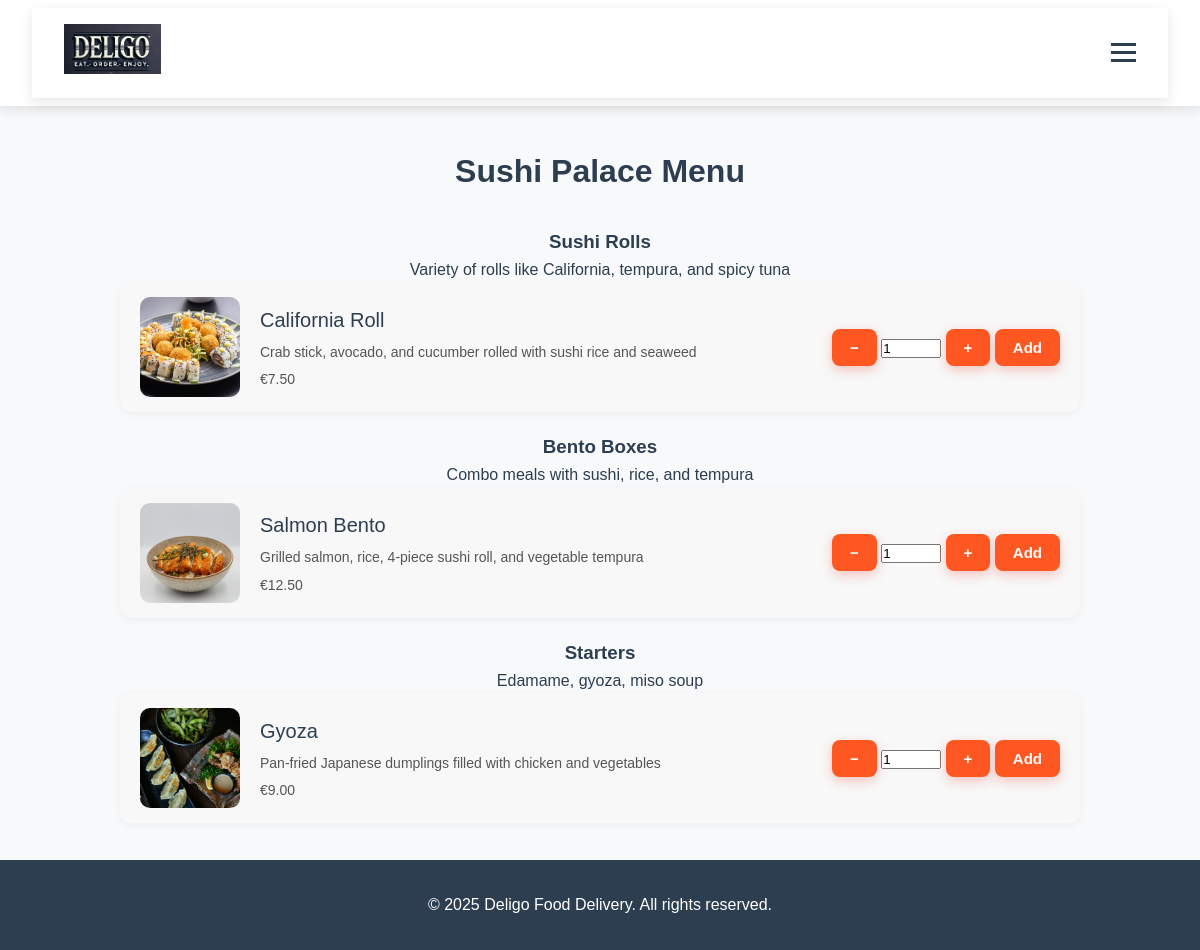
The app's page /restaurants/2/ with its own data.
### food_delivery/models.py (models this page shows, shortened)
class Restaurant(models.Model):
    name = models.CharField(max_length=100)
    description = models.TextField()
    address = models.TextField()
    contact_number = models.CharField(max_length=15)
    opening_hours = models.CharField(max_length=100)
    image = models.ImageField(upload_to='restaurants/')  # Upload path for restaurant images
    manager = models.OneToOneField(  # Each restaurant has one manager
        User,
        on_delete=models.CASCADE,
        related_name='managed_restaurant'
    )

class MenuCategory(models.Model):
    restaurant = models.ForeignKey(Restaurant, on_delete=models.CASCADE, related_name='categories')  # Related to one restaurant
    name = models.CharField(max_length=50)
    description = models.TextField(blank=True)
    order = models.PositiveIntegerField(default=0)  # For ordering categories
    class Meta:
        ordering = ['order']  # Default ordering of categories
        verbose_name_plural = "Menu Categories"  # Admin display name

class MenuItem(models.Model):
    category = models.ForeignKey(MenuCategory, on_delete=models.CASCADE, related_name='items')  # Belongs to one category
    name = models.CharField(max_length=100)
    description = models.TextField(blank=True)
    price = models.DecimalField(max_digits=6, decimal_places=2, validators=[MinValueValidator(0)])  # Price must be >= 0
    image = models.ImageField(upload_to='menu_items/')  # Upload path for item images
    is_available = models.BooleanField(default=True)  # Toggle for availability
    preparation_time = models.PositiveIntegerField(help_text="Preparation time in minutes", default=15)

### food_delivery/views.py (the view)
# urls.py: path('restaurants/<int:pk>/', views.restaurant_detail, name='restaurant_detail'),  # Restaurant detail and menu
def restaurant_detail(request, pk):
    restaurant = get_object_or_404(Restaurant, pk=pk)
    categories = restaurant.categories.prefetch_related('items')
    return render(request, 'food_delivery/restaurant_detail.html', {
        'restaurant': restaurant,
        'categories': categories,
        'cart_count': get_cart_count(request.user)
    })

### food_delivery/views.py (called while the page is built)
def get_cart_count(user):
    if user.is_authenticated:
        cart = Order.objects.filter(customer=user, status=Order.Status.PENDING).first()
        if cart:
            return sum(item.quantity for item in cart.items.all())
    return 0

### templates/food_delivery/restaurant_detail.html (shortened to what this page needs)
{% extends 'food_delivery/base.html' %}
{% load static %}
{% block extra_css %}
<link rel="stylesheet" href="{% static 'food_delivery/css/restaurant_detail.css' %}">
{% endblock extra_css %}
{% block content %}
<div class="restaurants">
    <h2>{{ restaurant.name }} Menu</h2>
    <div class="restaurant-list">
        {% for category in categories %}
        <div class="category-section">
            <h3>{{ category.name }}</h3>
            {% if category.description %}
                <p>{{ category.description }}</p>
            {% endif %}
            {% for item in category.items.all %}
            <div class="dish-row">
                <div class="dish-info">
                    <img src="{{ item.image.url }}" alt="{{ item.name }}">
                    <div class="dish-text">
                        <h3>{{ item.name }}</h3>
                        <p>{{ item.description }}</p>
                        <p>€{{ item.price }}</p>
                    </div>
                </div>
                <div class="input-group mb-2">
                    <button class="btn btn-outline-secondary decrease-qty" type="button">−</button>
                    <input type="number" class="form-control item-qty" value="1" min="1" max="20" style="width: 60px;">
                    <button class="btn btn-outline-secondary increase-qty" type="button">+</button>
                    <button class="btn btn-primary add-to-cart" data-id="{{ item.id }}">Add</button>
                </div>
            </div>
            {% endfor %}
        </div>
        {% endfor %}
    </div>
</div>
{% endblock content %}

### static/food_delivery/css/style.css (style rules this page uses)
* { margin: 0; padding: 0; box-sizing: border-box; }
body { font-family: 'Poppins', sans-serif; line-height: 1.6; color: #2c3e50; background-color: #f8f9fa; }
.btn { background-color: #e74c3c; color: #fff; padding: 0.8rem 2rem; border-radius: 50px; font-weight: 600; font-size: 1rem; transition: background-color 0.3s ease, transform 0.3s ease; margin: 10px 0; box-shadow: 0 4px 12px rgba(231, 76, 60, 0.3); display: inline-block; text-align: center; }
:root { --primary-color: #ff6b6b; --secondary-color: #4ecdc4; --dark-color: #292f36; --light-color: #f7fff7; --accent-color: #ff9f1 }

### static/food_delivery/css/restaurant_detail.css (style rules this page uses)
.restaurants { padding: 40px 20px; max-width: 1000px; margin: 0 auto; text-align: center; }
.restaurants h2 { font-size: 32px; font-weight: 600; margin-bottom: 30px; }
.restaurant-list { display: flex; flex-direction: column; gap: 20px; }
.dish-row { display: flex; align-items: center; justify-content: space-between; background-color: #f8f8f8; border-radius: 12px; padding: 15px 20px; box-shadow: 0 2px 8px rgba(0, 0, 0, 0.05); }
.dish-info { display: flex; align-items: center; gap: 20px; text-align: left; }
.dish-info img { width: 100px; height: 100px; object-fit: cover; border-radius: 10px; }
.dish-text h3 { margin: 0; font-size: 20px; font-weight: 500; }
.dish-text p { margin: 5px 0 0; font-size: 14px; color: #555; }
.dish-row .btn { background-color: #ff5722; color: white; border: none; padding: 10px 18px; font-size: 15px; border-radius: 8px; cursor: pointer; transition: background-color 0.3s ease; }

### records on screen
Restaurant: name "Sushi Palace"
MenuCategory: name "Sushi Rolls", description "Variety of rolls like California, tempura, and spicy tuna"
MenuItem: image (picture), name "California Roll", description "Crab stick, avocado, and cucumber rolled with sushi rice and seaweed", price "7.50"
MenuCategory: name "Bento Boxes", description "Combo meals with sushi, rice, and tempura"
MenuItem: image (picture), name "Salmon Bento", description "Grilled salmon, rice, 4-piece sushi roll, and vegetable tempura", price "12.50"
MenuCategory: name "Starters", description "Edamame, gyoza, miso soup"
MenuItem: image (picture), name "Gyoza", description "Pan-fried Japanese dumplings filled with chicken and vegetables", price "9.00"
